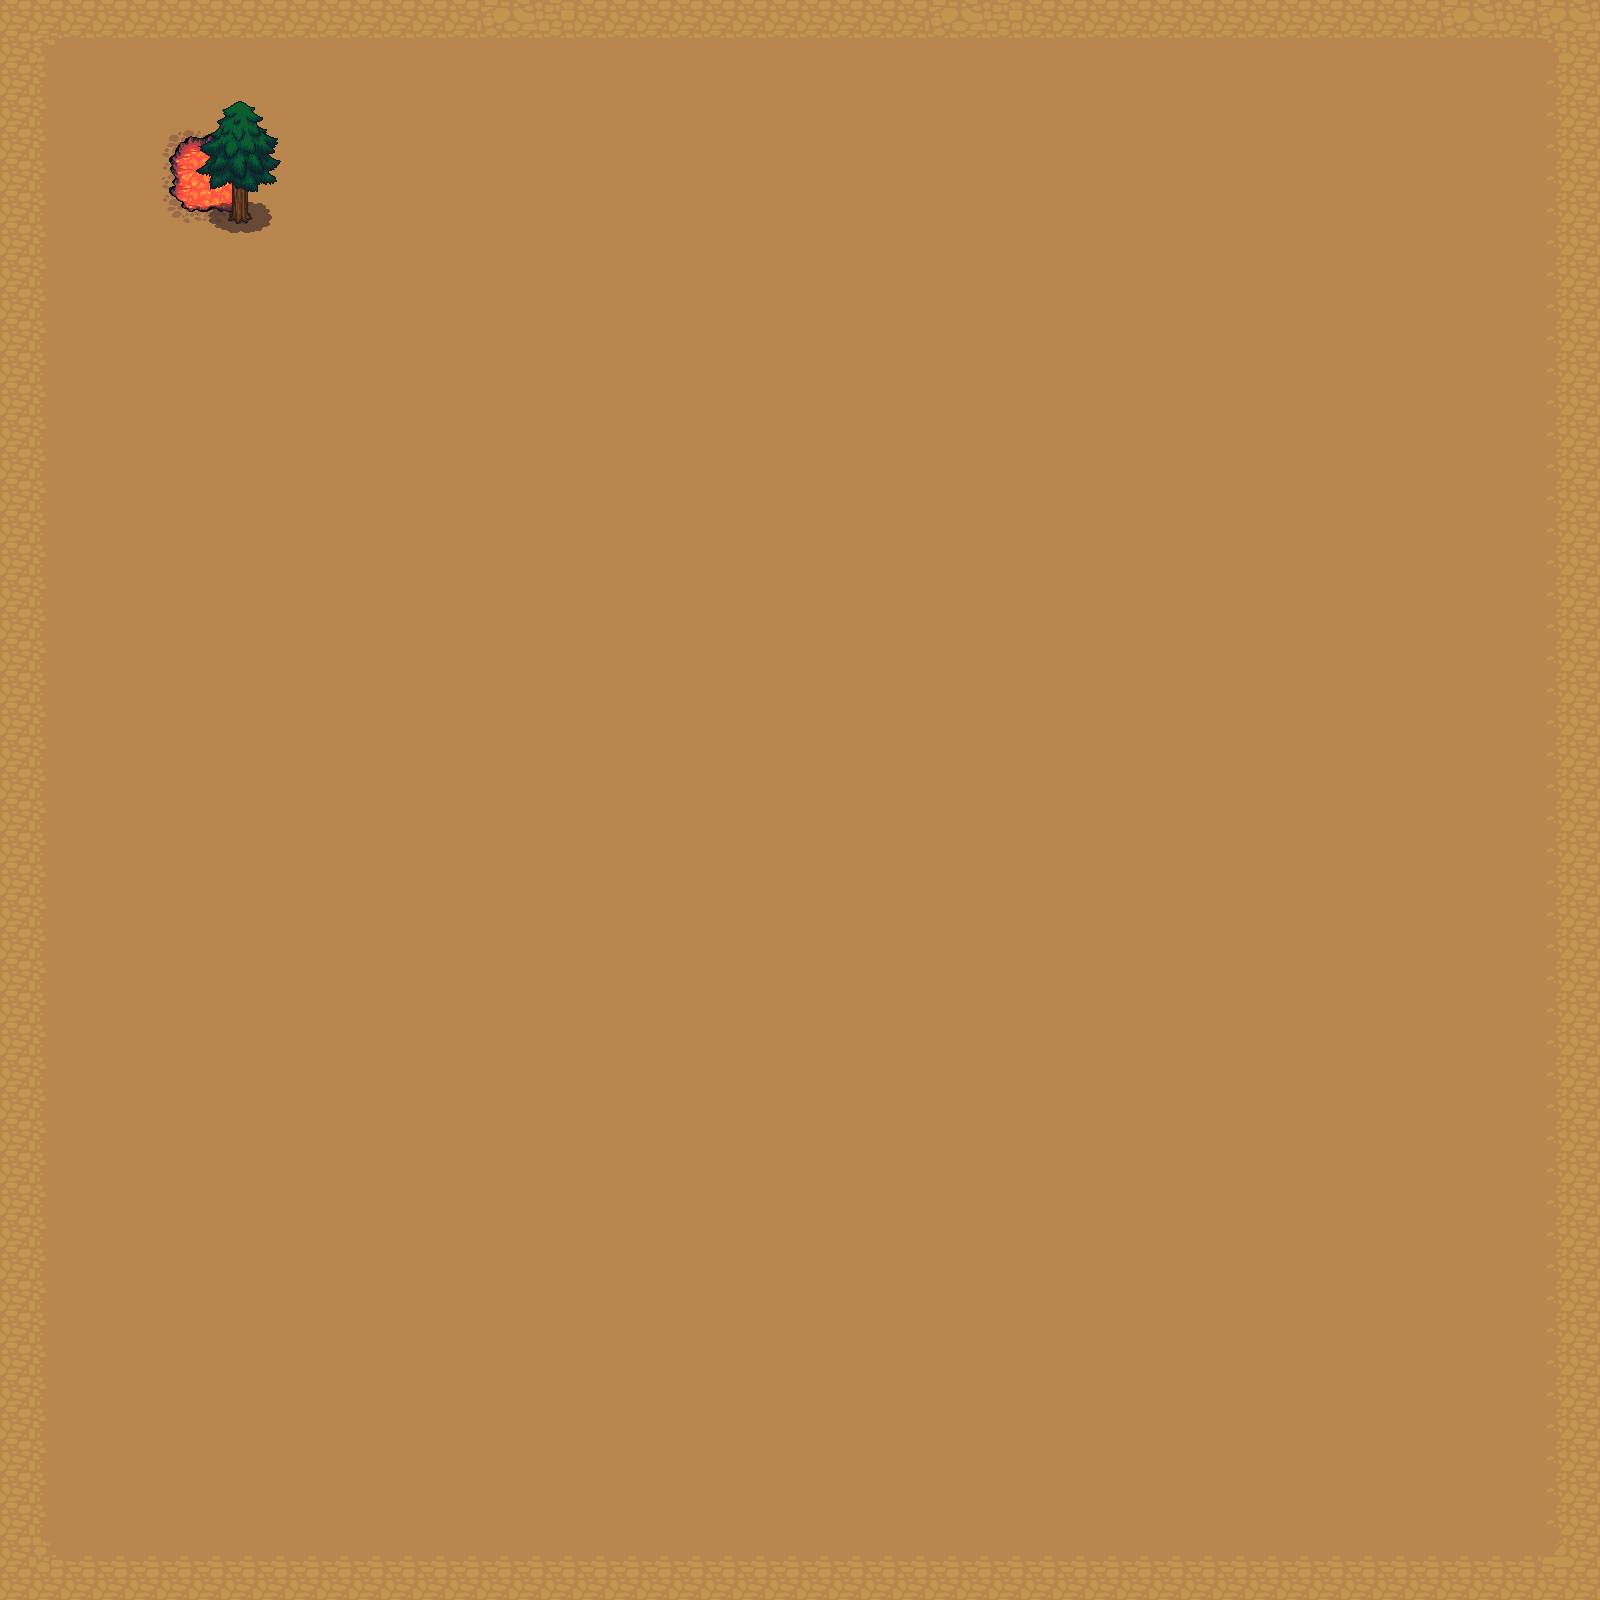

A 2D game scene composited from a Tiled map and its tileset images. What follows is a short description and the map's XML, with each tile layer's data collapsed to a summary:
An orthogonal 50x50 tile map with 32x32 px tiles, 5 tile layers (Base Layer, 2nd Layer, Tile Layer 3, Tile Layer 4, ...).

<map version="1.0" orientation="orthogonal" renderorder="right-down" width="50" height="50" tilewidth="32" tileheight="32" nextobjectid="1">
 <tileset firstgid="1" name="terrain_atlas" tilewidth="32" tileheight="32" tilecount="1024" columns="32">
  <image source="../../Downloads/Atlas/terrain_atlas.png" trans="ff00ff" width="1024" height="1024" />
 </tileset>
 <layer name="Base Layer" width="50" height="50">
  <data>[2500 cells, 2500 non-empty, 13 distinct tile ids]</data>
 </layer>
 <layer name="2nd Layer" width="50" height="50">
  <data>[2500 cells, 9 non-empty, 9 distinct tile ids]</data>
 </layer>
 <layer name="Tile Layer 3" width="50" height="50">
  <data>[2500 cells, 9 non-empty, 9 distinct tile ids]</data>
 </layer>
 <layer name="Tile Layer 4" width="50" height="50">
  <data>[2500 cells, 7 non-empty, 7 distinct tile ids]</data>
 </layer>
 <layer name="Tile Layer 5" width="50" height="50">
  <data>[2500 cells, 9 non-empty, 9 distinct tile ids]</data>
 </layer>
</map>
